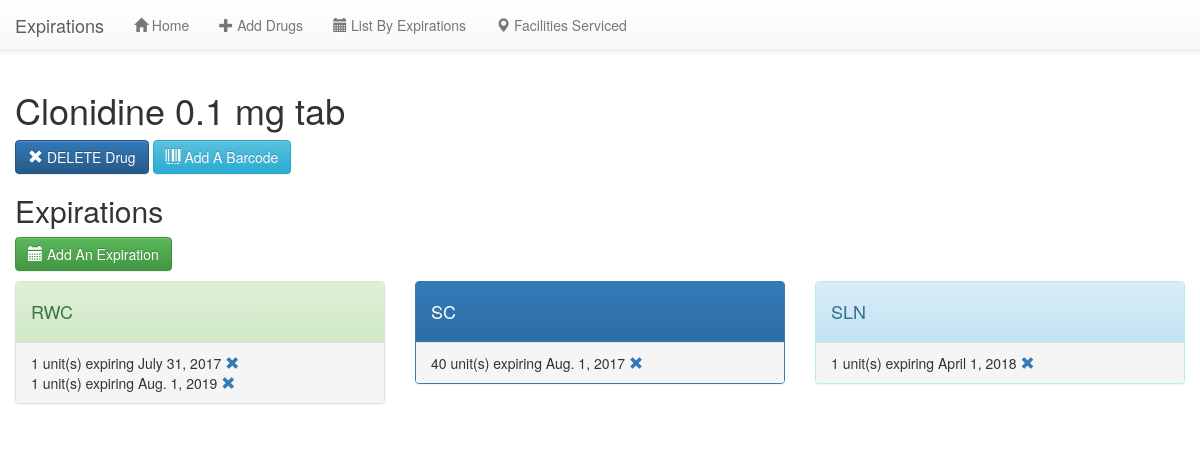
The page /drug/21 on the database as committed earlier.
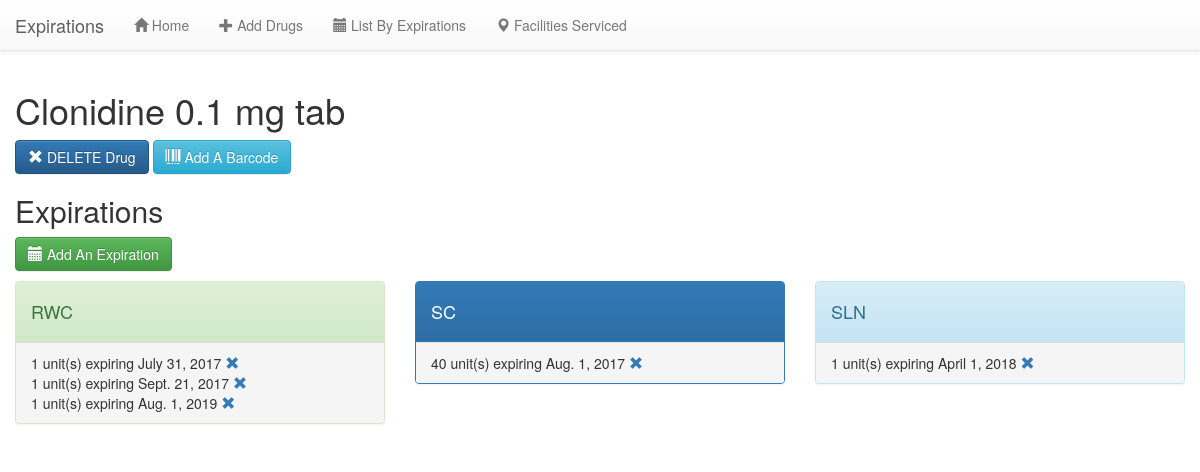
The same page on the database as committed later.
### expirations/models.py (models this page shows, shortened)
class Expiration(models.Model):
    facility_Choices = (
        ('RWC', 'Redwood City Inpatient'),
        ('SC', 'Santa Clara Inpatient'),
        ('SLN', 'San Leandro Inpatient'),
    )
    facility = models.CharField(max_length = 100, choices = facility_Choices, default = 'RWC')
    drug_Linked = models.ForeignKey('expirations.Drug', related_name = 'expiration_dates')
    qty = models.IntegerField(default = 1)
    date_entered = models.DateField(auto_now=True)
    expirationDate = models.DateField(default = datetime.date.today)
    comments = models.TextField(null = True)

### expirations/views.py (the view)
# urls.py: url(r'^drug/(?P<pk>\d+)$', exp_view.DrugDetailView.as_view(), name = 'drug_detail'),
class DrugDetailView(DetailView):
    template_name = 'expirations/drug_detail.html'
    model = Drug
    def get_context_data(self, **kwargs):
        drug_Pk = self.kwargs['pk']
        context = super(DrugDetailView, self).get_context_data(**kwargs)
        context['exp'] = Drug.objects.get(pk = drug_Pk).expiration_dates.all().order_by('expirationDate')
        return context

### expirations/templates/expirations/drug_detail.html
{% extends 'expirations/index.html' %}
{% block content %}
      <h1>{{ drug.name }}</h1>
      <a class="btn btn-primary" href="{% url 'drug_delete' pk=drug.pk %}"><span class ="glyphicon glyphicon-remove" style="font-size: 15px"></span> DELETE Drug</a>
      <a class="btn btn-info" href="{% url 'add_barcode' pk=drug.pk %}"><span class ="glyphicon glyphicon-barcode" style="font-size: 15px"></span> Add A Barcode</a>
      <h2>Expirations</h2>
      <a class = "btn btn-success" href="{% url 'add_expiration' pk=drug.pk %}"><span class ="glyphicon glyphicon-calendar" style="font-size: 15px"></span> Add An Expiration</a>
      <p>
      <div class="container-fluid-left">
        <div class="row">
          <div class="col-md-4">
            <div class="panel panel-success">
              <div class = 'panel-heading'>
                <h4>RWC</h4>
             </div>
             <div class="panel-footer">
               {% for x in exp %}
               {% if x.facility == 'RWC'%}
                    {{x.qty}} unit(s) expiring {{x.expirationDate}} <a href = "{% url 'expiration_delete' pk=x.pk %}"><span class = "glyphicon glyphicon-remove"></span></a><br>
               {% endif %}
               {% endfor %}
             </div>
            </div>
          </div>
          <div class="col-md-4">
            <div class="panel panel-primary">
              <div class = 'panel-heading'>
               <h4>SC</h4>
             </div>
             <div class="panel-footer">
               {% for x in exp %}
               {% if x.facility == 'SC'%}
                    {{x.qty}} unit(s) expiring {{x.expirationDate}} <a href = "{% url 'expiration_delete' pk=x.pk %}"><span class = "glyphicon glyphicon-remove" ></span></a><br>
               {% endif %}
               {% endfor %}
             </div>
            </div>
          </div>
          <div class="col-md-4">
            <div class="panel panel-info">
              <div class = 'panel-heading'>
               <h4>SLN</h4>
             </div>
             <div class="panel-footer">
               {% for x in exp %}
               {% if x.facility == 'SLN'%}
                    {{x.qty}} unit(s) expiring {{x.expirationDate}} <a href = "{% url 'expiration_delete' pk=x.pk %}"><span class = "glyphicon glyphicon-remove"></span></a><br>
               {% endif %}
               {% endfor %}
             </div>
            </div>
          </div>
        </div>
      </div>
{% endblock %}

Rows that differ between the two databases and show on the page:
added Expiration: qty "1", expirationDate "Sept. 21, 2017", shown under "RWC"
